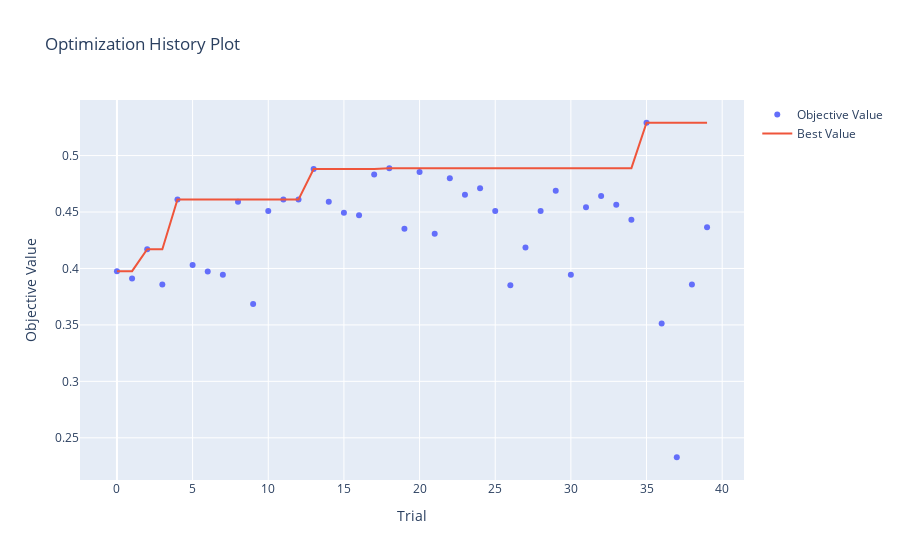

Source (notebook cell):
### Code cell
from optuna.visualization import plot_optimization_history

plotly_config = {"staticPlot": True}

fig = plot_optimization_history(study)
fig.show(config=plotly_config)

### Figure 1 — Plotly figure (JSON) as saved in the notebook; plotly's stock layout.template omitted (floating-point values rounded to 4 significant figures)
{"data": [{"mode": "markers", "name": "Objective Value", "type": "scatter", "x": [0, 1, 2, 3, 4, 5, 6, 7, 8, 9, 10, 11, 12, 13, 14, 15, 16, 17, 18, 19, 20, 21, 22, 23, 24, 25, 26, 27, 28, 29, 30, 31, 32, 33, 34, 35, 36, 37, 38, 39], "y": [0.3976, 0.3912, 0.417, 0.3858, 0.4612, 0.403, 0.3973, 0.3944, 0.4591, 0.3685, 0.4509, 0.4612, 0.4612, 0.4881, 0.4591, 0.4494, 0.4472, 0.4833, 0.4888, 0.4353, 0.4855, 0.4308, 0.4799, 0.4654, 0.471, 0.4509, 0.385, 0.4185, 0.4509, 0.4688, 0.3944, 0.4542, 0.4643, 0.4565, 0.4431, 0.5291, 0.3513, 0.2328, 0.3858, 0.4364]}, {"mode": "lines", "name": "Best Value", "type": "scatter", "x": [0, 1, 2, 3, 4, 5, 6, 7, 8, 9, 10, 11, 12, 13, 14, 15, 16, 17, 18, 19, 20, 21, 22, 23, 24, 25, 26, 27, 28, 29, 30, 31, 32, 33, 34, 35, 36, 37, 38, 39], "y": [0.3976, 0.3976, 0.417, 0.417, 0.4612, 0.4612, 0.4612, 0.4612, 0.4612, 0.4612, 0.4612, 0.4612, 0.4612, 0.4881, 0.4881, 0.4881, 0.4881, 0.4881, 0.4888, 0.4888, 0.4888, 0.4888, 0.4888, 0.4888, 0.4888, 0.4888, 0.4888, 0.4888, 0.4888, 0.4888, 0.4888, 0.4888, 0.4888, 0.4888, 0.4888, 0.5291, 0.5291, 0.5291, 0.5291, 0.5291]}, {"marker": {"color": "#cccccc"}, "mode": "markers", "name": "Infeasible Trial", "showlegend": false, "type": "scatter", "x": [], "y": []}], "layout": {"title": {"text": "Optimization History Plot"}, "xaxis": {"title": {"text": "Trial"}}, "yaxis": {"title": {"text": "Objective Value"}}}}
